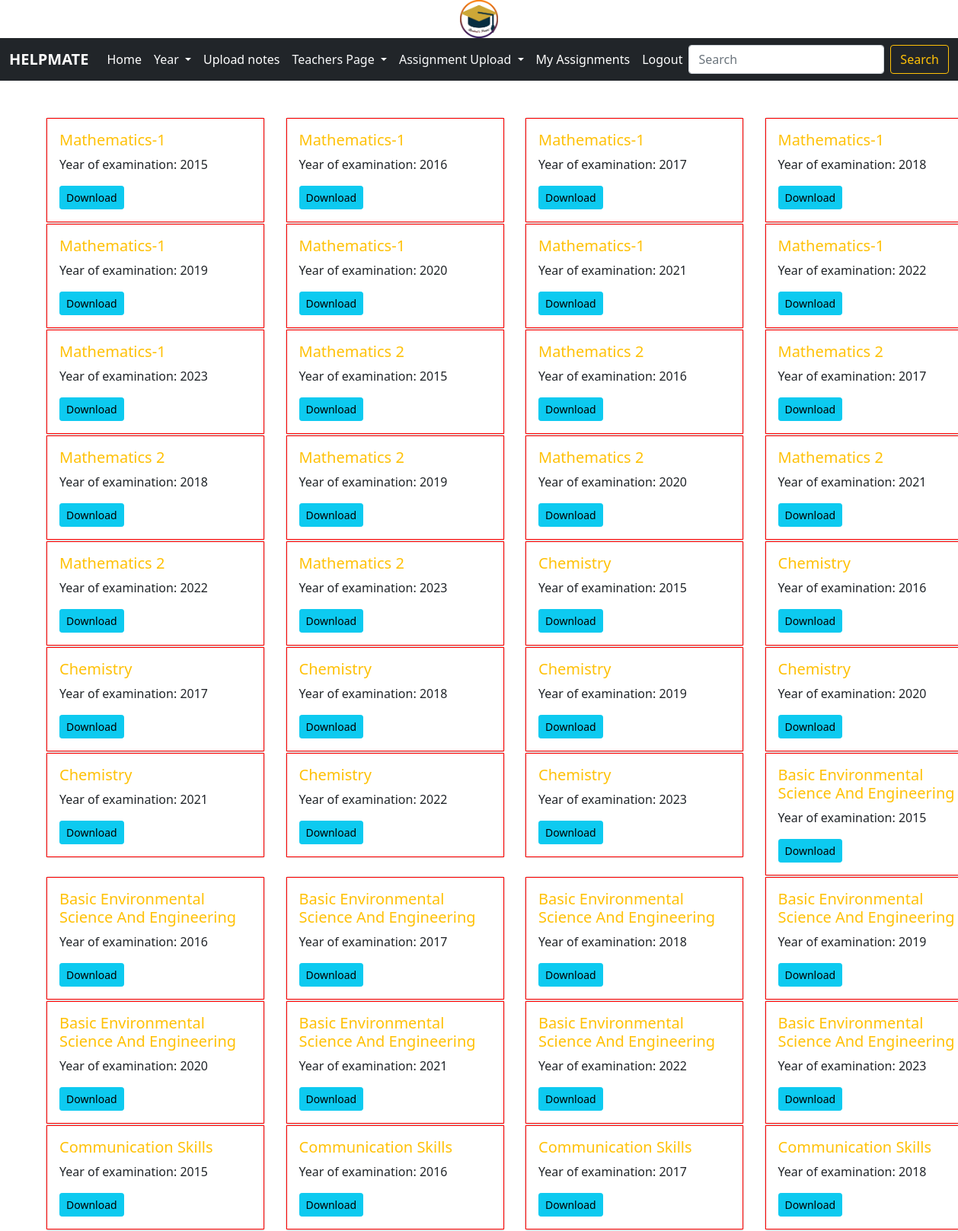
The page /getquestionpapers/1 (signed in, upper part) on the database its author committed.
### students/models.py (models this page shows, shortened)
class Questionpapers(models.Model):
    subject=models.CharField(max_length=200)
    pdf=models.FileField(upload_to="questions/files")
    year=models.IntegerField()
    type=models.CharField(max_length=100)
    yearofexamination=models.IntegerField()

### students/views.py (the view)
# urls.py: path('getquestionpapers/<int:p>',views.getquestionpapers,name="getquestionpapers"),
@login_required
def getquestionpapers(request,p):
    questions=Questionpapers.objects.filter(year=p)
    return render(request,'getquestionpapers.html',{'questions':questions})

### templates/getquestionpapers.html
<!DOCTYPE html>
{% extends 'base.html' %}
{% load static %}
{% block content %}
<div class="container-fluid m-5">
    <div class="row">
        {% for i in questions %}
        <div class="col-sm-3">
            <div class="card" style="width: 18rem;">
  <div class="card-body" style="border:1px solid red;">
    <h5 class="card-title text-warning">{{i.subject}}</h5>
    <p class="card-text">Year of examination: {{i.yearofexamination}}</p>
    <a href="{{i.pdf.url}}" class="btn btn-sm btn-info">Download</a>
  </div>
</div>
        </div>
        {% endfor %}
    </div>
</div>
{% endblock %}

### rows shown on the page
Questionpapers: subject "Mathematics-1", yearofexamination "2015"
Questionpapers: subject "Mathematics-1", yearofexamination "2016"
Questionpapers: subject "Mathematics-1", yearofexamination "2017"
Questionpapers: subject "Mathematics-1", yearofexamination "2018"
Questionpapers: subject "Mathematics-1", yearofexamination "2019"
Questionpapers: subject "Mathematics-1", yearofexamination "2020"
Questionpapers: subject "Mathematics-1", yearofexamination "2021"
Questionpapers: subject "Mathematics-1", yearofexamination "2022"
Questionpapers: subject "Mathematics-1", yearofexamination "2023"
Questionpapers: subject "Mathematics 2", yearofexamination "2015"
Questionpapers: subject "Mathematics 2", yearofexamination "2016"
Questionpapers: subject "Mathematics 2", yearofexamination "2017"
Questionpapers: subject "Mathematics 2", yearofexamination "2018"
Questionpapers: subject "Mathematics 2", yearofexamination "2019"
Questionpapers: subject "Mathematics 2", yearofexamination "2020"
Questionpapers: subject "Mathematics 2", yearofexamination "2021"
Questionpapers: subject "Mathematics 2", yearofexamination "2022"
Questionpapers: subject "Mathematics 2", yearofexamination "2023"
Questionpapers: subject "Chemistry", yearofexamination "2015"
Questionpapers: subject "Chemistry", yearofexamination "2016"
Questionpapers: subject "Chemistry", yearofexamination "2017"
Questionpapers: subject "Chemistry", yearofexamination "2018"
Questionpapers: subject "Chemistry", yearofexamination "2019"
Questionpapers: subject "Chemistry", yearofexamination "2020"
Questionpapers: subject "Chemistry", yearofexamination "2021"
Questionpapers: subject "Chemistry", yearofexamination "2022"
Questionpapers: subject "Chemistry", yearofexamination "2023"
Questionpapers: subject "Basic Environmental Science And Engineering", yearofexamination "2015"
Questionpapers: subject "Basic Environmental Science And Engineering", yearofexamination "2016"
Questionpapers: subject "Basic Environmental Science And Engineering", yearofexamination "2017"
Questionpapers: subject "Basic Environmental Science And Engineering", yearofexamination "2018"
Questionpapers: subject "Basic Environmental Science And Engineering", yearofexamination "2019"
Questionpapers: subject "Basic Environmental Science And Engineering", yearofexamination "2020"
Questionpapers: subject "Basic Environmental Science And Engineering", yearofexamination "2021"
Questionpapers: subject "Basic Environmental Science And Engineering", yearofexamination "2022"
Questionpapers: subject "Basic Environmental Science And Engineering", yearofexamination "2023"
Questionpapers: subject "Communication Skills", yearofexamination "2015"
Questionpapers: subject "Communication Skills", yearofexamination "2016"
Questionpapers: subject "Communication Skills", yearofexamination "2017"
Questionpapers: subject "Communication Skills", yearofexamination "2018"
